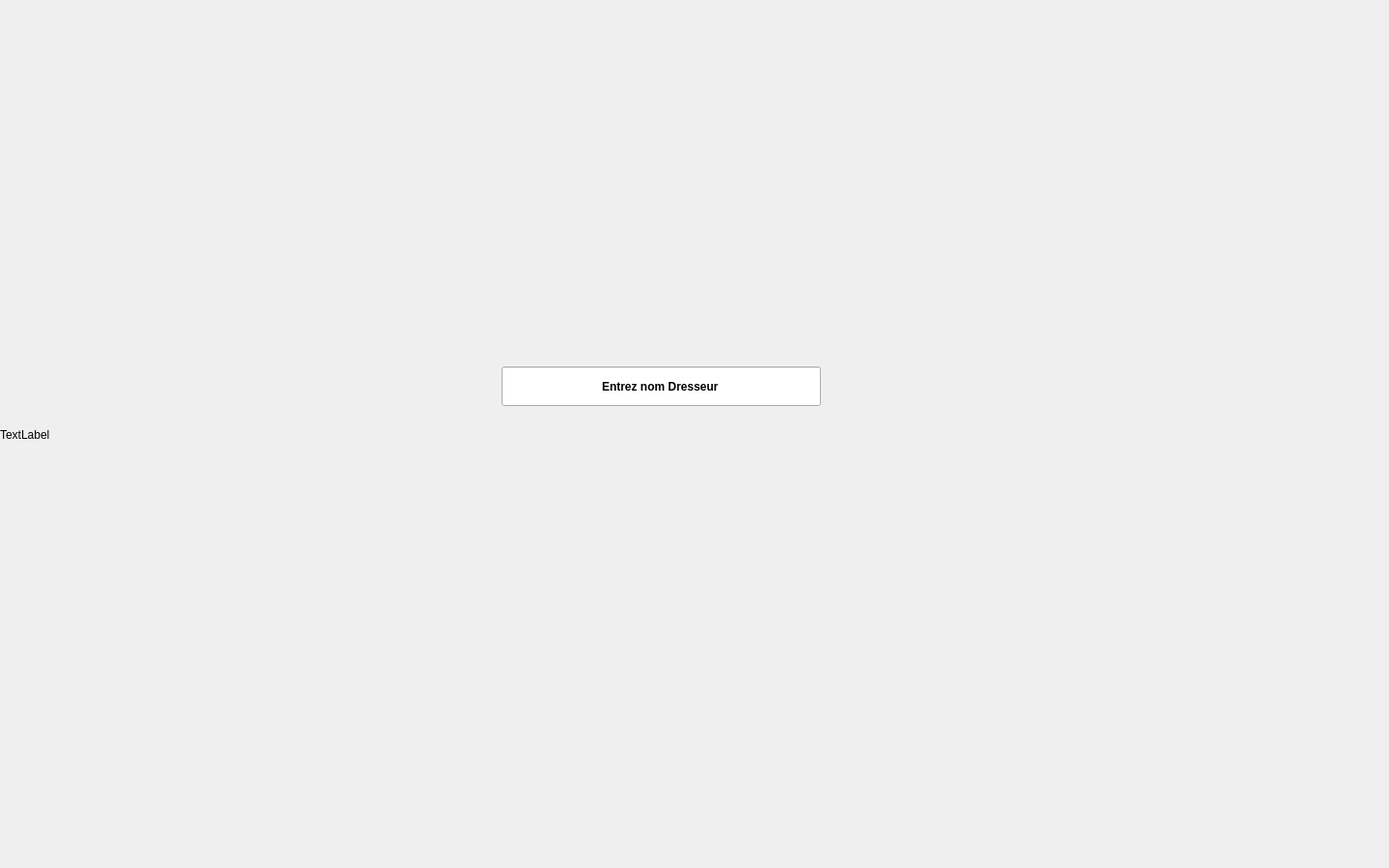
<?xml version="1.0" encoding="UTF-8"?>
<ui version="4.0">
 <class>Dialog</class>
 <widget class="QDialog" name="Dialog">
  <property name="geometry">
   <rect>
    <x>0</x>
    <y>0</y>
    <width>1440</width>
    <height>900</height>
   </rect>
  </property>
  <property name="windowTitle">
   <string>Dialog</string>
  </property>
  <widget class="QLabel" name="start_button">
   <property name="geometry">
    <rect>
     <x>490</x>
     <y>440</y>
     <width>391</width>
     <height>141</height>
    </rect>
   </property>
   <property name="text">
    <string/>
   </property>
   <property name="pixmap">
    <pixmap>../../../Downloads/start.png</pixmap>
   </property>
   <property name="scaledContents">
    <bool>true</bool>
   </property>
  </widget>
  <widget class="QLabel" name="exit_button">
   <property name="geometry">
    <rect>
     <x>570</x>
     <y>590</y>
     <width>231</width>
     <height>71</height>
    </rect>
   </property>
   <property name="text">
    <string/>
   </property>
   <property name="pixmap">
    <pixmap>../../../Downloads/exit.png</pixmap>
   </property>
   <property name="scaledContents">
    <bool>true</bool>
   </property>
  </widget>
  <widget class="QLineEdit" name="lineEdit">
   <property name="geometry">
    <rect>
     <x>520</x>
     <y>380</y>
     <width>331</width>
     <height>41</height>
    </rect>
   </property>
   <property name="font">
    <font>
     <weight>75</weight>
     <italic>false</italic>
     <bold>true</bold>
     <strikeout>false</strikeout>
     <kerning>true</kerning>
    </font>
   </property>
   <property name="text">
    <string>Entrez nom Dresseur</string>
   </property>
   <property name="alignment">
    <set>Qt::AlignCenter</set>
   </property>
  </widget>
  <widget class="QLabel" name="fond">
   <property name="geometry">
    <rect>
     <x>0</x>
     <y>10</y>
     <width>1441</width>
     <height>881</height>
    </rect>
   </property>
   <property name="text">
    <string>TextLabel</string>
   </property>
  </widget>
  <zorder>fond</zorder>
  <zorder>start_button</zorder>
  <zorder>exit_button</zorder>
  <zorder>lineEdit</zorder>
 </widget>
 <resources/>
 <connections/>
</ui>
